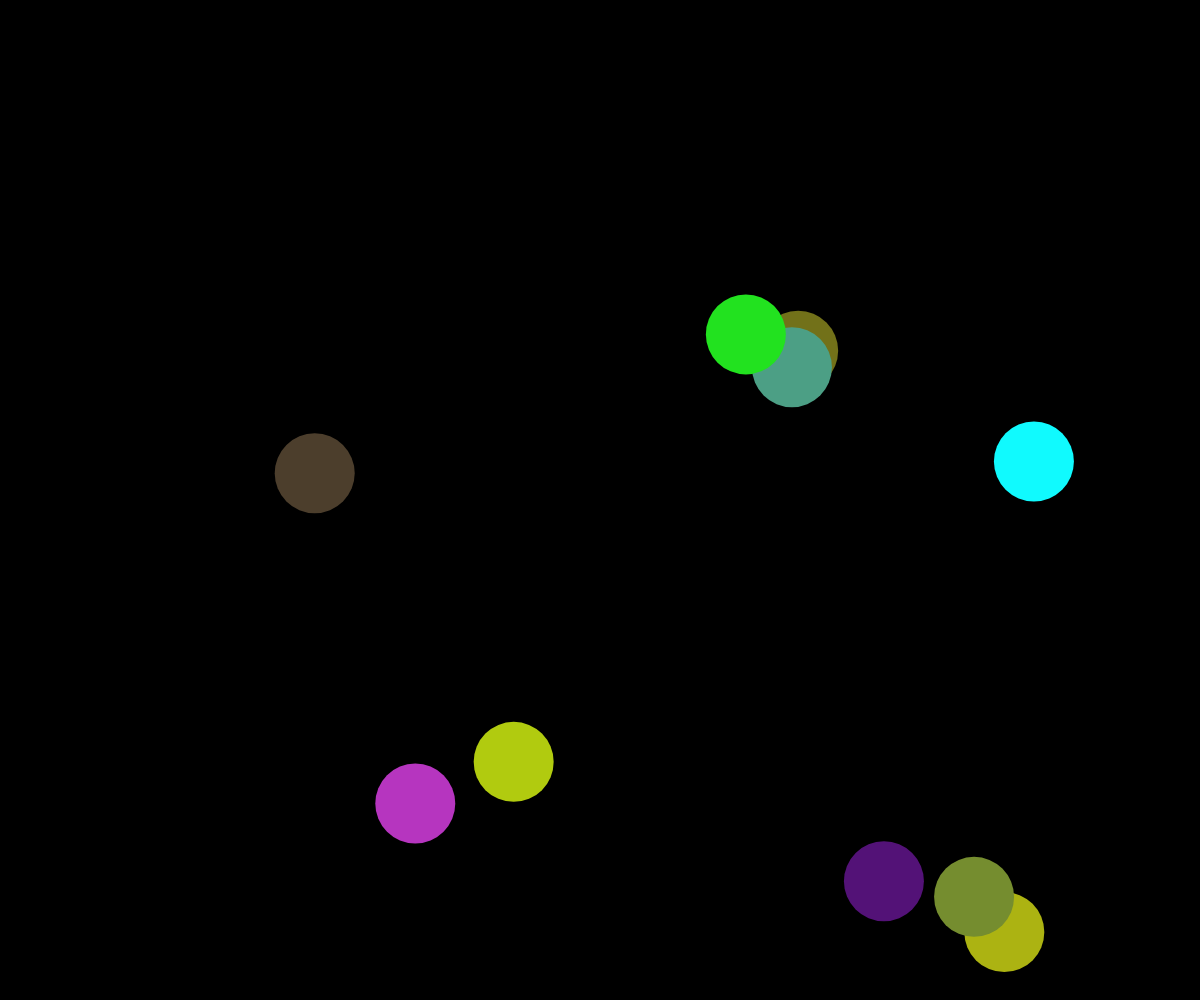
Frame 1 (no input)
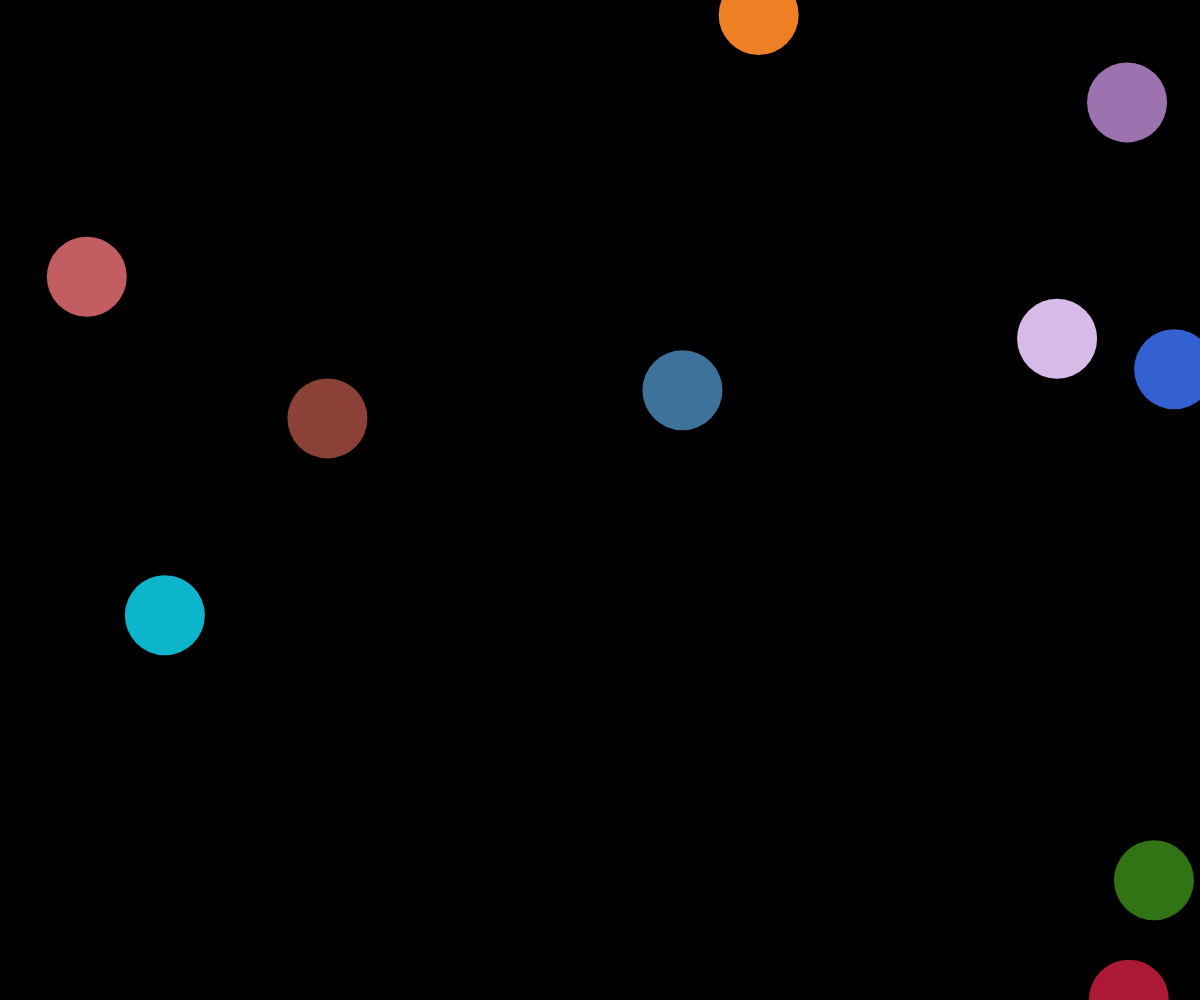
Frame 60 (no input)
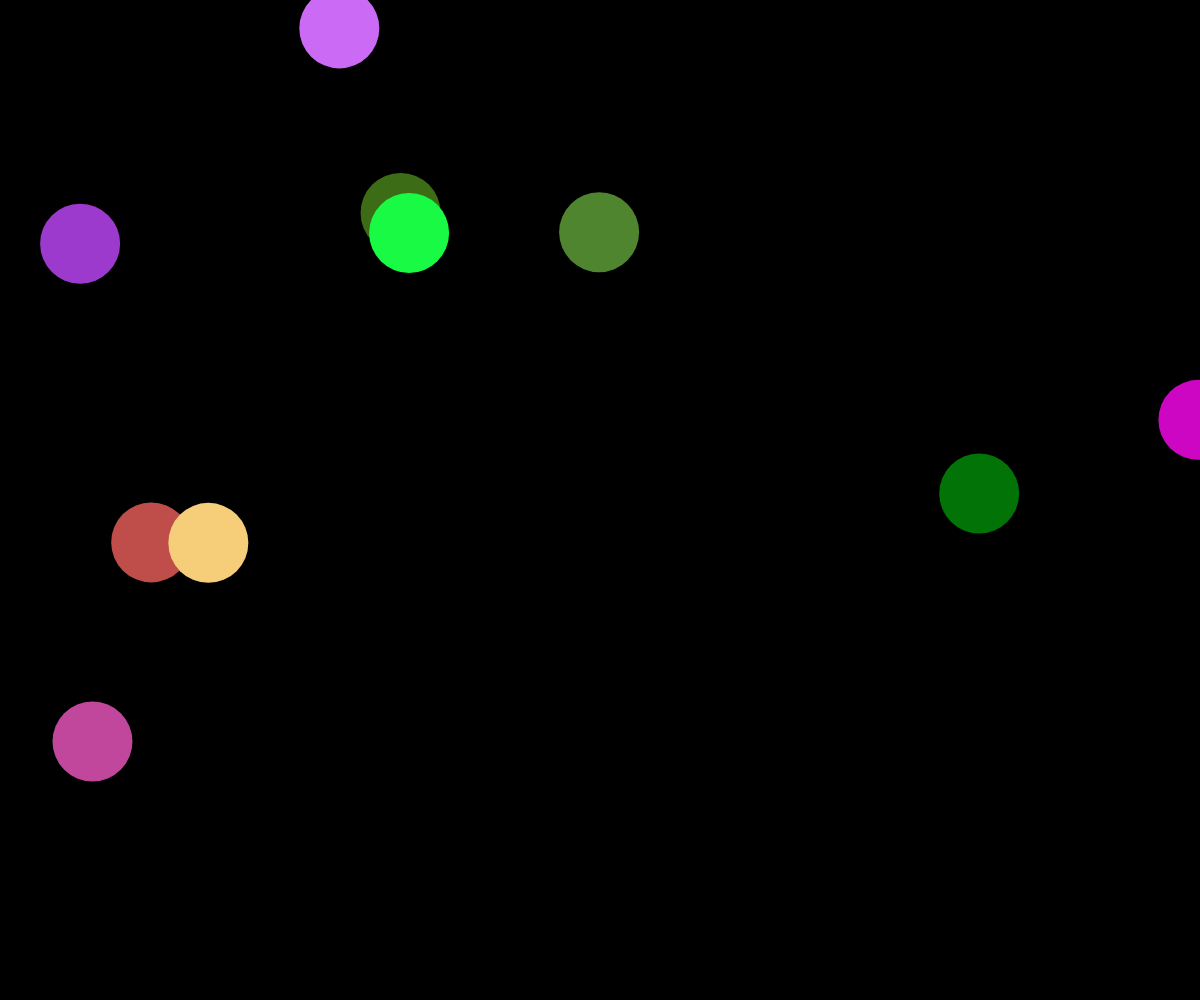
Frame 120 (the mouse pressed at the canvas centre since frame 60)

The p5.js sketch that drew these frames (run headless with seeded random() and noise() and a simulated clock; from frame 60 on, the mouse is pressed at the canvas centre):

// p5.js sketch
// ── sketch.js
var circleRadii= [];

var x,y;

function setup() {
  createCanvas(windowWidth,windowHeight);
  
}

function draw() {
  background(0);
    for(var i = 0;i<10;i++)
    {
      circleRadii[i] = {
        displaycircle: function() {
          noStroke();
          
          fill(random(0,255), random(0,255), random(0,255));
          x=(random(0, width));
          y=(random(0, height));
          
          ellipse(x,y,80,80);
        }
      }
      circleRadii[i].displaycircle(); 
    }
   
}
